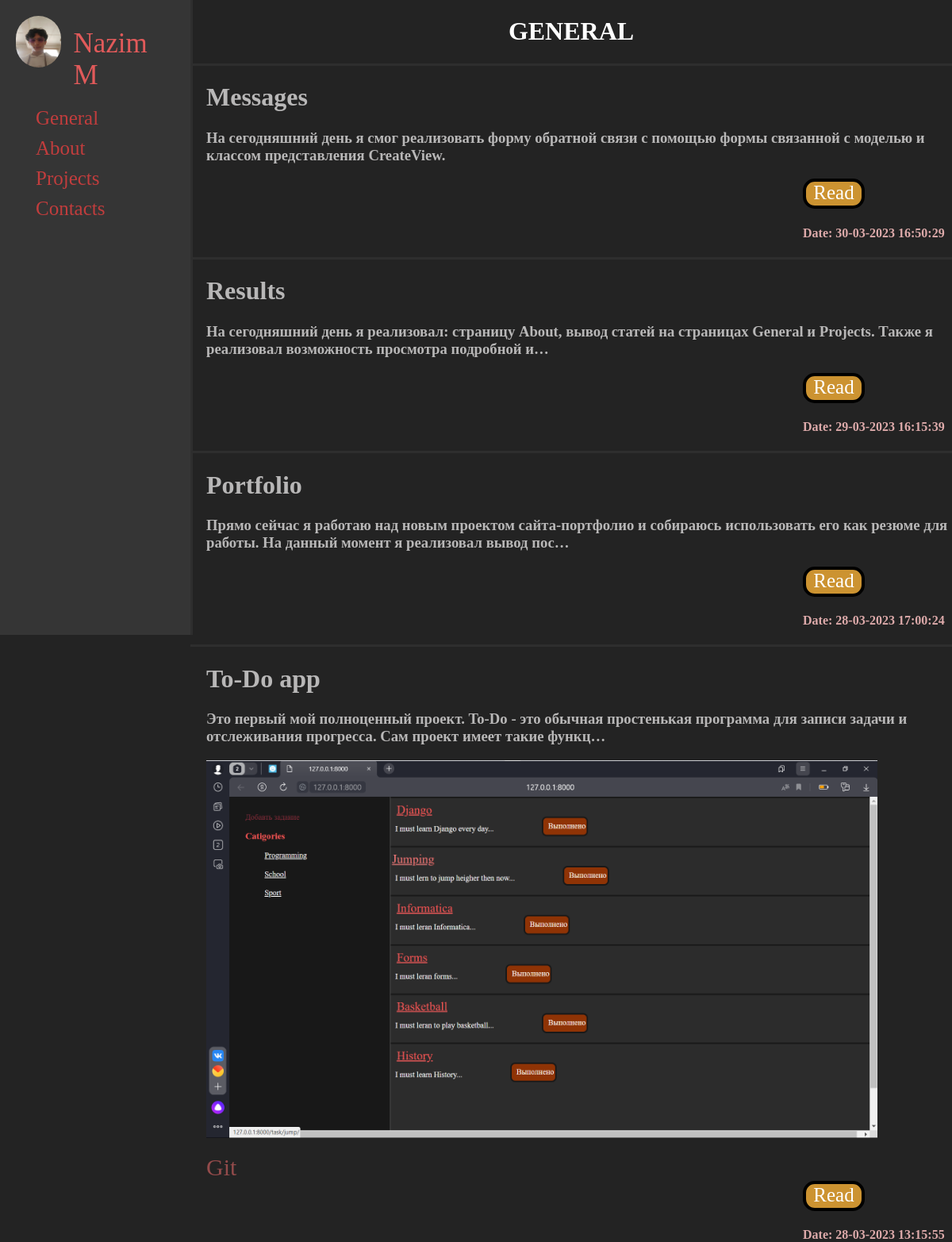
The page / on the database its author committed.
### main/models.py (models this page shows, shortened)
class Post(models.Model):
    title = models.CharField(max_length=250)
    text = models.TextField()
    photo = models.ImageField(upload_to="photos/%Y/%m/%d/", null=True, blank=True)
    git = models.URLField(max_length=900, null=True, blank=True)
    date = models.DateTimeField(auto_now_add=True)
    slug = models.SlugField(max_length=250)
    def get_absolute_url(self):
        return reverse('project_detail', kwargs={'slug': self.slug})

### main/views.py (the view)
# urls.py: path('', PostsListView.as_view(), name='home'),
class PostsListView(ListView):
    model = Post
    template_name = 'main/index.html'
    def get_context_data(self, **kwargs):
        context = super().get_context_data(**kwargs)
        context['title'] = 'home'
        context['Posts'] = Post.objects.filter(date__lte=timezone.now()).order_by('-date')
        return context

### main/templates/main/index.html
{% extends 'main/base.html' %}
{% block content %}
<h1 class="head">GENERAL</h1>
{% for post in Posts %}
<div class="cont">
    <div class="post">
        <h1>{{post.title}}</h1>
        <h3>{{post.text|truncatechars:150}}</h3>
        {% if post.photo %}
        <p><img class="img_post" src="{{ post.photo.url }}" alt=""></p>
        {% endif%}
        {% if post.git %}
        <a class="git" href="{{post.git}}">Git</a>
        {% endif %}
        <div class="r_btn">
            <a class="read_btn" href="{{post.get_absolute_url}}">Read</a>
        </div>
        <h4 class="date">Date: {{post.date|date:"d-m-Y H:i:s"}}</h4>
    </div>
</div>
{% endfor %}
{% endblock %}

### main/templates/main/base.html (shortened to what this page needs)
{% load static %}
<!DOCTYPE html>
<html lang="en">
<head>
    <link rel="stylesheet" href="{% static 'main/css/main.css' %}">
</head>
<body>
    <aside>
        <div class="container">
            <div class="logo">
                <img class="img_nav" src="{% static 'main/img/logo.jpg' %}" alt="Nazim">
                <a class="name" href="{% url 'home' %}">Nazim M</a>
            </div>
            <div class="nav">
                <a class="nav_item" href="{% url 'home' %}">General</a>
                <a class="nav_item" href="{% url 'about' %}">About</a>
                <a class="nav_item" href="{% url 'projects' %}">Projects</a>
                <a class="nav_item" href="{% url 'contacts' %}">Contacts</a>
            </div>
        </div>
    </aside>
    <main>
        {% block content %}
        {% endblock %}
    </main>
</body>
</html>

### main/static/main/css/main.css (style rules this page uses)
.nav_item { padding-left: 25px; text-decoration: none; margin: 0; display: block; padding-bottom: 10px; color: #c13d3d; }
aside { float: left; width: 20%; height: 100vh; position: fixed; }
main { color: #b8b7b7; width: 100%; float: right; margin-left: 20%; }
.head { color: #fff; text-align: center; }
body { display: flex; margin: 0; background-color: #232323; height: 100vh; }
html { height: 100vh; }
.logo { padding: 20px; display: flex; }
.img_nav { border-radius: 40px; margin: 0; height: 65px; width: 60px; }
.name { padding-top: 15px; font-size: 35px; padding-left: 15px; color: #e15a5a; text-decoration: none; }
.container { margin: 0; width: 100%; height: 100%; background-color: #353535; border-right: 3px solid #2e2e2e; }
.nav { font-size: 25px; height: 100px; display: block; padding-left: 20px; }
.img_post { height: 60%; width: 90%; }
.post { margin-left: 20px; }
.cont { border-top: 3px solid #2e2e2e; width: 100%; }
.date { margin-left: 80%; color: #ddaaaa; }
.read_btn { text-decoration: none; font-size: 25px; color: #fff; }
.r_btn { text-align: center; height: 30px; width: 70px; margin-left: 80%; border-radius: 15px; border: 4px solid #000000; background-color: #cc9331; }
.git { text-decoration: none; color: #934b4b; font-size: 30px; }

### rows shown on the page
Post: title "Messages", text "На сегодняшний день я смог реализовать форму обратной связи с помощью формы связанной с моделью и классом представления CreateView.", date "30-03-2023 16:50:29"
Post: title "Results", text "На сегодняшний день я реализовал: страницу About, вывод статей на страницах General и Projects. Также я реализовал возможность просмотра подробной и…", date "29-03-2023 16:15:39"
Post: title "Portfolio", text "Прямо сейчас я работаю над новым проектом сайта-портфолио и собираюсь использовать его как резюме для работы. На данный момент я реализовал вывод пос…", date "28-03-2023 17:00:24"
Post: title "To-Do app", text "Это первый мой полноценный проект. To-Do - это обычная простенькая программа для записи задачи и отслеживания прогресса. Сам проект имеет такие функц…", photo (picture), date "28-03-2023 13:15:55"
